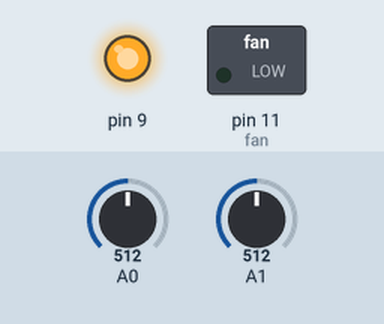
This sketch was run on a simulated Arduino Uno, built with avr-gcc and run on an emulated ATmega328P. Parts: switched loads named in the sketch (green lamp = pin HIGH), output pins drawn as LEDs (lit = HIGH). Inputs (shaded band) come from the test bench; at power-on: A0 = 512, A1 = 512. What the sketch prints to the serial monitor is not drawn.

Above: at 0.05 s.
Timing chart, 0 to 3.0 s (numbered marks = the images above):
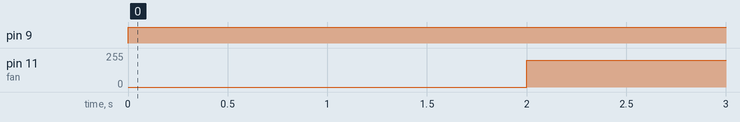

Measured:
- by itself, pin 9: LOW → HIGH at 0.00 s
- by itself, pin 11 (fan): 0/255 → 200/255 at 2.0 s

The sketch:

gasSensorInterface.ino
```cpp
int analogSensorValue135;
int analogSensorValue4;
const int buzzer = 9;
const int fan = 11;
void setup() {
  // put your setup code here, to run once:
  Serial.begin(9600);
  pinMode(A0,INPUT);
  pinMode(A1,INPUT);
  pinMode(9,OUTPUT);
  pinMode(11,OUTPUT);

}
void loop() {
  // put your main code here, to run repeatedly:
  Serial.println(analogSensorValue135, DEC);
  Serial.println(analogSensorValue4, DEC);
  takeAnalogReading();
  airAnalogSensorCheck();
}

void takeAnalogReading()
{
  analogSensorValue135 = analogRead(0);
  analogSensorValue4 = analogRead(1);
}
void airAnalogSensorCheck()
{
  if(analogSensorValue135 >=100 || analogSensorValue4 >=200)
  {
      soundAlarm();
      analogWrite(fan, 200);
  }
  else
      {
          delay(1000);
          analogWrite(fan,0);
    }

}

void soundAlarm()
{
  digitalWrite(9, HIGH);
  delay(2000);
  digitalWrite(9,LOW);
}
```
